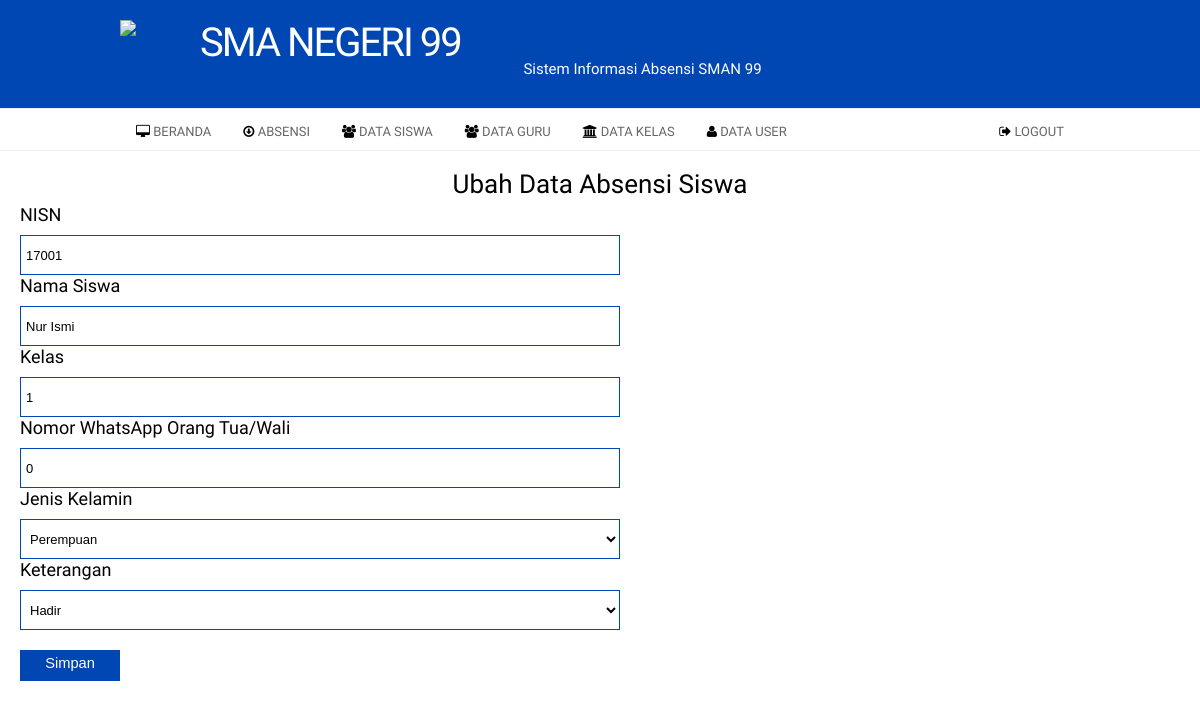
The app's page /index.php?page=siswa&aksi=ubah&id=72 (signed in) with its own data.
### tables this page shows
CREATE TABLE `tb_siswa` (
  `id` int(11) NOT NULL,
  `nisn` int(15) NOT NULL,
  `nama` varchar(50) NOT NULL,
  `kelas` varchar(50) NOT NULL,
  `nomorhp` bigint(15) NOT NULL,
  `jenis_kelamin` enum('Laki-laki','Perempuan') NOT NULL,
  `keterangan` enum('Hadir','Sakit','Izin','Alpa') NOT NULL
);

### page/admin/siswa/ubah.php (the view, shortened to what this page needs)
<?php
    $id = $_GET['id'];
    $sql = $koneksi->query("select * from tb_siswa where id='$id'");
    $tampil = $sql->fetch_assoc();
    $jenis_kelamin = $tampil['jenis_kelamin'];
    $keterangan = $tampil['keterangan'];
?>
<h2 align="center">Ubah Data Absensi Siswa</h2>
                                    <form method="POST">
                                            <h4>NISN</h4>
                                            <input class="textfield" name="nisn" value="<?php echo $tampil['nisn'];?>"/>
                                            <h4>Nama Siswa</h4>
                                            <input class="textfield" name="nama" value="<?php echo $tampil['nama'];?>"/>
                                            <h4>Kelas</h4>
                                            <input class="textfield" name="kelas" value="<?php echo $tampil['kelas'];?>"/>
                                            <h4>Nomor WhatsApp Orang Tua/Wali</h4>
                                            <input class="textfield" name="nomorhp" value="<?php echo $tampil['nomorhp'];?>"/>
                                            <h4>Jenis Kelamin</h4>
                                            <select class="textfield" name="jenis_kelamin">
                                                <option value="Perempuan" <?php if ($jenis_kelamin=='Perempuan')
                                                {echo "selected";} ?>>Perempuan</option>
                                            </select>
                                            <h4>Keterangan</h4>
                                            <select class="textfield" name="keterangan">
                                                <option value="Hadir" <?php if ($keterangan=='Hadir')
                                                {echo "selected";} ?>>Hadir</option>
                                            </select>
                                            <br>
                                            <input type="submit" name="simpan" value="Simpan" class="simpan">
                                </form>

### assets/css/style.css (style rules this page uses)
* { box-sizing: border-box; }
body { font-family: 'arial'; padding: 10px; }

### assets/css/custom.css (style rules this page uses)
body { background: #fff; margin:0; padding:0; font-family: 'Pontano Sans', Arial, Helvetica, sans-serif; font-size: 15px; color: #666; }
* { margin:0; padding:0; }
form input, form select, form textarea { padding: 5px; color: #333333; border: 1px solid #ddd; border-right:1px solid #ccc; border-bottom:1px solid #ccc; background-color:#fff; font-family: Arial, Helvetica, sans-serif; font-size: 13px; }
h2 { color: #000; font-size: 26px; letter-spacing: 0px; font-weight: normal; padding: 0 0 5px; margin: 0; font-family: 'Pontano Sans', Arial, sans-serif; }
h4 { font-family: 'Pontano Sans', Arial, sans-serif; color: #000; font-size: 18px; font-weight: normal; padding-bottom: 10px; text-transform: none; }

### page/admin/siswa/ubah.php (style rules this page uses)
h2 { text-align: center; }
h4 { margin-left: 20px; }
.textfield { width: 50%; height: 40px; font-family: arial; color: #000; border: 1px double #0047b3; margin-left: 20px; }
.simpan { width: 100px; margin-top: 20px; margin-left: 20px; background-color: #0047b3; border: 0; border-bottom: 5px solid #0047b3; text-decoration: none; font-family: arial; font-size: 11pt; color: #fff; }

### records on screen
tb_siswa: nisn "17001", nama "Nur Ismi", kelas "1", nomorhp "0", jenis_kelamin "Perempuan", keterangan "Hadir"
